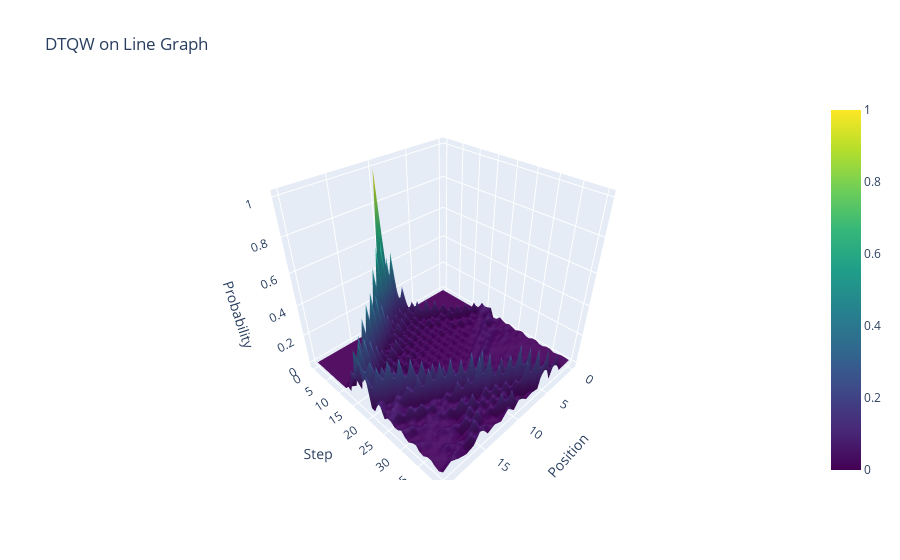

The notebook cell saved with this chart:
### Markdown cell above
### 2.1 Simulate and Visualize Line Walks
This cell evolves both the DTQW and classical walk for 40 steps on a length-21 line, then renders their spatio-temporal probability distributions with static and interactive plots so we can see the ballistic vs diffusive behavior.

### Code cell
line_length = 21
steps = 40
start_vertex = line_length // 2
dtqw = DiscreteTimeQuantumWalk1D(length=line_length, topology="line")
dtqw_hist = dtqw.simulate(steps=steps, position=start_vertex)
line_graph = Graph.line(line_length)
classical_line = ClassicalRandomWalk(line_graph)
classical_line_hist = classical_line.simulate(steps=steps, vertex=start_vertex)
plot_distribution_evolution(dtqw_hist, title="DTQW Probability vs Step")
plot_distribution_evolution(classical_line_hist, title="Classical RW Probability vs Step")
dtqw_surface = interactive_surface(dtqw_hist, title="DTQW on Line Graph")
dtqw_surface.show()

### Figure 1 — Plotly figure (JSON) as saved in the notebook; plotly's stock layout.template omitted (floating-point values rounded to 4 significant figures; data arrays with more than 128 entries replaced by an {"elided": "..."} marker saying what was removed)
{"data": [{"colorscale": [[0, "#440154"], [0.1111, "#482878"], [0.2222, "#3e4989"], [0.3333, "#31688e"], [0.4444, "#26828e"], [0.5556, "#1f9e89"], [0.6667, "#35b779"], [0.7778, "#6ece58"], [0.8889, "#b5de2b"], [1, "#fde725"]], "showscale": true, "type": "surface", "x": [0, 1, 2, 3, 4, 5, 6, 7, 8, 9, 10, 11, 12, 13, 14, 15, 16, 17, 18, 19, 20], "y": [0, 1, 2, 3, 4, 5, 6, 7, 8, 9, 10, 11, 12, 13, 14, 15, 16, 17, 18, 19, 20, 21, 22, 23, 24, 25, 26, 27, 28, 29, 30, 31, 32, 33, 34, 35, 36, 37, 38, 39, 40], "z": {"elided": "41x21 float values"}}], "layout": {"scene": {"xaxis": {"title": {"text": "Position"}}, "yaxis": {"title": {"text": "Step"}}, "zaxis": {"title": {"text": "Probability"}}}, "title": {"text": "DTQW on Line Graph"}}}
